Frame 1 (no input): blank canvas, image omitted
Frame 60 (the mouse pressed at the canvas centre just before this capture): blank canvas, image omitted
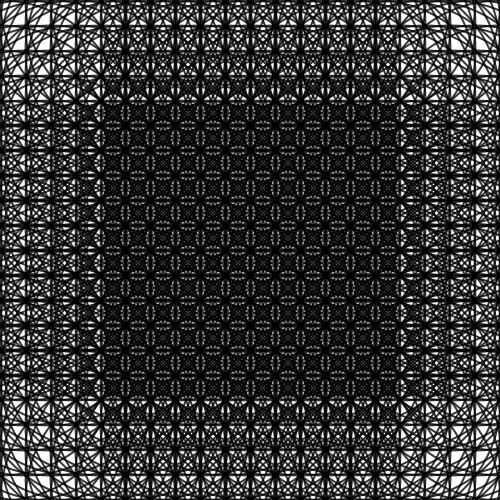
Frame 120 (the mouse held since frame 60 and released just before this capture)

The Processing sketch whose frames 1 and 60 were blank and that drew this single picture after the mouse press (run headless with seeded random() and noise(); from frame 60 on, the mouse is pressed at the canvas centre):

// Processing sketch: sketch_160229_ellipse_boucle
// ── sketch_160229_ellipse_boucle.pde
float r = 0;
float taille = 25;

void setup()
{
  size(500, 500);
}

void draw()
{
  background(255);
  // Boucle for 
  noFill();
  stroke(0, 200);
  strokeWeight(2);
  for (float y=0; y<=500; y = y+taille)
  {
    for (float x=0; x<=500; x = x+taille)
    {
      ellipse(x, y, mouseX, mouseX);
    }
  }
}
